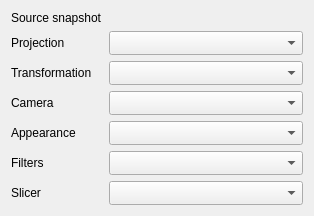
<?xml version='1.0' encoding='UTF-8'?>
<ui version="4.0">
 <class>PlotPresetPanel</class>
 <widget class="QFrame" name="panel_plot_presets">
  <layout class="QFormLayout" name="layout_plot_presets">
   <item row="0" column="0">
    <widget class="QLabel" name="label_plot_source">
     <property name="text">
      <string>Source snapshot</string>
     </property>
    </widget>
   </item>
   <item row="0" column="1">
    <widget class="QLabel" name="label_snapshot_source">
     <property name="wordWrap">
      <bool>true</bool>
     </property>
     <property name="maximumSize">
      <size>
       <width>220</width>
       <height>16777215</height>
      </size>
     </property>
    </widget>
   </item>
   <item row="1" column="0">
    <widget class="QLabel" name="label_plot_discovery">
     <property name="text">
      <string>Projection</string>
     </property>
    </widget>
   </item>
   <item row="1" column="1">
    <widget class="QComboBox" name="combo_plot_discovery">
     <property name="minimumSize">
      <size>
       <width>145</width>
       <height>0</height>
      </size>
     </property>
     <property name="sizeAdjustPolicy">
      <enum>QComboBox::AdjustToMinimumContentsLengthWithIcon</enum>
     </property>
     <property name="minimumContentsLength">
      <number>18</number>
     </property>
    </widget>
   </item>
   <item row="2" column="0">
    <widget class="QLabel" name="label_plot_transform">
     <property name="text">
      <string>Transformation</string>
     </property>
    </widget>
   </item>
   <item row="2" column="1">
    <widget class="QComboBox" name="combo_plot_transform">
     <property name="minimumSize">
      <size>
       <width>145</width>
       <height>0</height>
      </size>
     </property>
     <property name="sizeAdjustPolicy">
      <enum>QComboBox::AdjustToMinimumContentsLengthWithIcon</enum>
     </property>
     <property name="minimumContentsLength">
      <number>18</number>
     </property>
    </widget>
   </item>
   <item row="3" column="0">
    <widget class="QLabel" name="label_plot_camera">
     <property name="text">
      <string>Camera</string>
     </property>
    </widget>
   </item>
   <item row="3" column="1">
    <widget class="QComboBox" name="combo_plot_camera">
     <property name="minimumSize">
      <size>
       <width>145</width>
       <height>0</height>
      </size>
     </property>
     <property name="sizeAdjustPolicy">
      <enum>QComboBox::AdjustToMinimumContentsLengthWithIcon</enum>
     </property>
     <property name="minimumContentsLength">
      <number>18</number>
     </property>
    </widget>
   </item>
   <item row="4" column="0">
    <widget class="QLabel" name="label_plot_appearance">
     <property name="text">
      <string>Appearance</string>
     </property>
    </widget>
   </item>
   <item row="4" column="1">
    <widget class="QComboBox" name="combo_plot_appearance">
     <property name="minimumSize">
      <size>
       <width>145</width>
       <height>0</height>
      </size>
     </property>
     <property name="sizeAdjustPolicy">
      <enum>QComboBox::AdjustToMinimumContentsLengthWithIcon</enum>
     </property>
     <property name="minimumContentsLength">
      <number>18</number>
     </property>
    </widget>
   </item>
   <item row="5" column="0">
    <widget class="QLabel" name="label_plot_filter">
     <property name="text">
      <string>Filters</string>
     </property>
    </widget>
   </item>
   <item row="5" column="1">
    <widget class="QComboBox" name="combo_plot_filter">
     <property name="minimumSize">
      <size>
       <width>145</width>
       <height>0</height>
      </size>
     </property>
     <property name="sizeAdjustPolicy">
      <enum>QComboBox::AdjustToMinimumContentsLengthWithIcon</enum>
     </property>
     <property name="minimumContentsLength">
      <number>18</number>
     </property>
    </widget>
   </item>
   <item row="6" column="0">
    <widget class="QLabel" name="label_plot_slicer">
     <property name="text">
      <string>Slicer</string>
     </property>
    </widget>
   </item>
   <item row="6" column="1">
    <widget class="QComboBox" name="combo_plot_slicer">
     <property name="minimumSize">
      <size>
       <width>145</width>
       <height>0</height>
      </size>
     </property>
     <property name="sizeAdjustPolicy">
      <enum>QComboBox::AdjustToMinimumContentsLengthWithIcon</enum>
     </property>
     <property name="minimumContentsLength">
      <number>18</number>
     </property>
    </widget>
   </item>
   <property name="fieldGrowthPolicy">
    <enum>QFormLayout::AllNonFixedFieldsGrow</enum>
   </property>
  </layout>
 </widget>
 <resources />
 <connections />
</ui>
